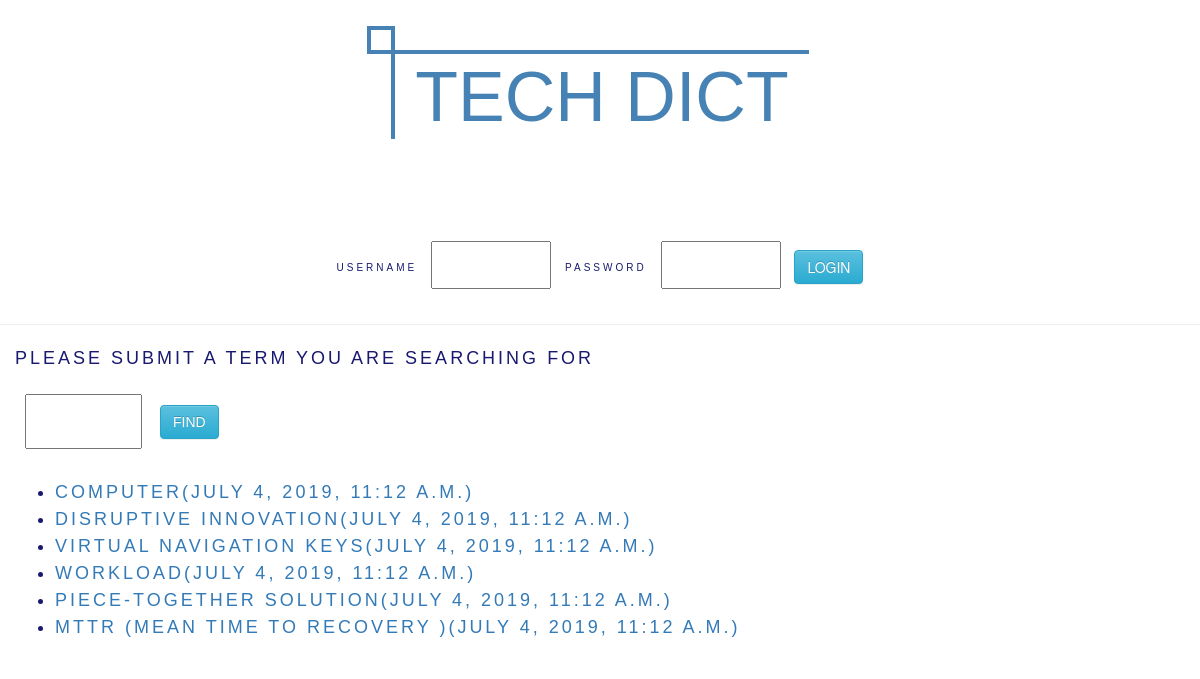
Before: / with the older database file.
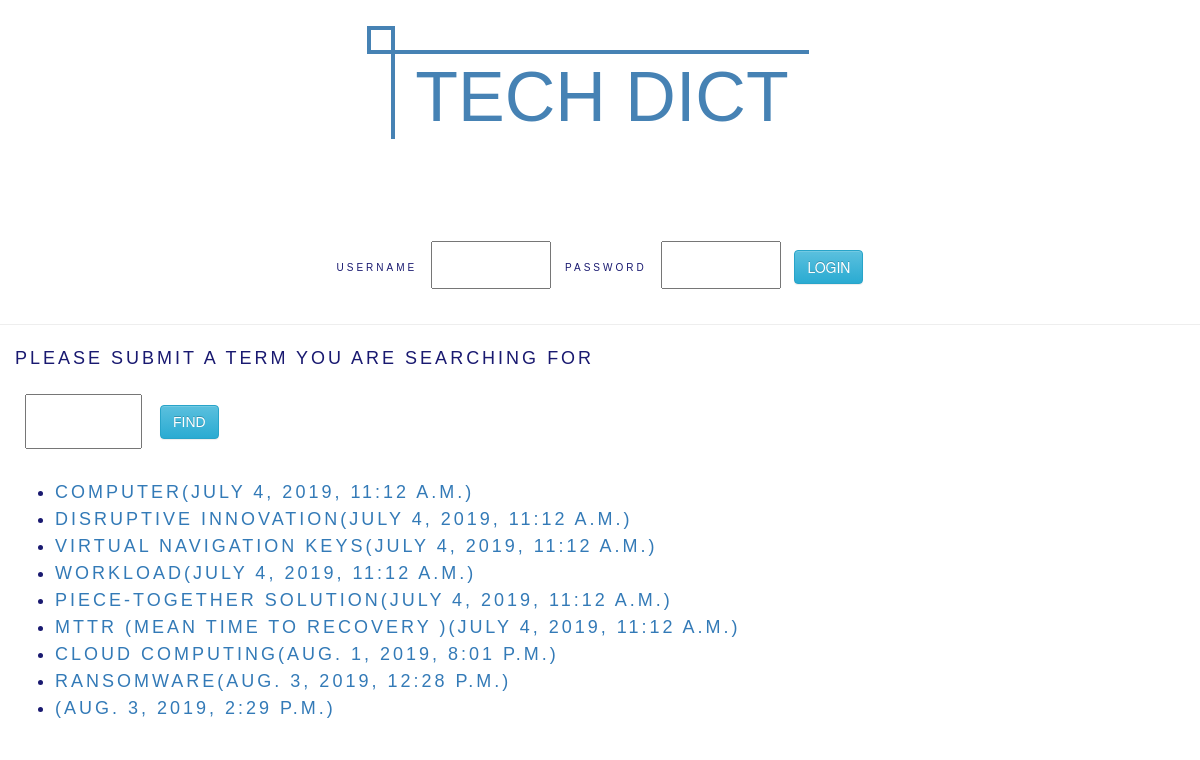
After: the same page with the newer database file.
### dict/models.py (models this page shows, shortened)
class Translation(models.Model):
    language = models.ForeignKey(Language, on_delete=models.CASCADE)
    word = models.ForeignKey(Word, on_delete=models.CASCADE)
    translation = models.CharField(max_length=500)
    description = models.CharField(max_length=512, blank=True)
    pub_date = models.DateTimeField(auto_now_add=True, blank=True)
    likes = GenericRelation(Like)

### dict/views.py (the view)
# urls.py: path('', views.search, name='search'),
def search(request):
    last_added_terms_list = Translation.objects.filter(language_id=1)
    template = loader.get_template('dict/word_search.html')
    context = {'last_added_terms_list': last_added_terms_list}
    return HttpResponse(template.render(context, request))

### dict/templates/dict/word_search.html (shortened to what this page needs)
{% extends 'dict/base.html' %}
{% block content %}
<p>Please submit a term you are searching for</p>
<form action="search/list">
    <input type="text" class = "input"  name="query"  value="">
    <input type="submit" class="btn btn-info" value="FIND">
</form>
    <ul>
    {% for terms in last_added_terms_list %}
        <li><a href="/word/{{ terms.word_id }}">{{ terms.translation }}({{terms.pub_date }})</a></li>
    {% endfor %}
    </ul>
{% endblock %}

Changed rows visible on the page:
added Translation: translation "CLOUD COMPUTING", pub_date "AUG. 1, 2019, 8:01 P.M."
added Translation: translation "RANSOMWARE", pub_date "AUG. 3, 2019, 12:28 P.M."
added Translation: pub_date "AUG. 3, 2019, 2:29 P.M."
